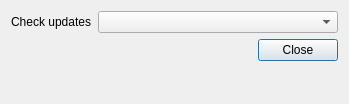
<?xml version="1.0" encoding="UTF-8"?>
<ui version="4.0">
 <class>SettingsDialog</class>
 <widget class="QDialog" name="SettingsDialog">
  <property name="geometry">
   <rect>
    <x>0</x>
    <y>0</y>
    <width>349</width>
    <height>104</height>
   </rect>
  </property>
  <property name="sizePolicy">
   <sizepolicy hsizetype="Preferred" vsizetype="Minimum">
    <horstretch>0</horstretch>
    <verstretch>0</verstretch>
   </sizepolicy>
  </property>
  <property name="maximumSize">
   <size>
    <width>16777215</width>
    <height>173</height>
   </size>
  </property>
  <property name="windowTitle">
   <string>Settings</string>
  </property>
  <layout class="QFormLayout" name="formLayout">
   <property name="fieldGrowthPolicy">
    <enum>QFormLayout::AllNonFixedFieldsGrow</enum>
   </property>
   <item row="0" column="0">
    <widget class="QLabel" name="updateIntervalLabel">
     <property name="text">
      <string>Check updates</string>
     </property>
     <property name="buddy">
      <cstring>updateInterval</cstring>
     </property>
    </widget>
   </item>
   <item row="0" column="1">
    <widget class="QComboBox" name="updateInterval">
     <item>
      <property name="text">
       <string/>
      </property>
     </item>
     <item>
      <property name="text">
       <string>Once a day</string>
      </property>
     </item>
     <item>
      <property name="text">
       <string>Once a week</string>
      </property>
     </item>
     <item>
      <property name="text">
       <string>Once a month</string>
      </property>
     </item>
     <item>
      <property name="text">
       <string>Remove</string>
      </property>
     </item>
    </widget>
   </item>
   <item row="3" column="0" colspan="2">
    <widget class="QDialogButtonBox" name="buttonBox">
     <property name="orientation">
      <enum>Qt::Horizontal</enum>
     </property>
     <property name="standardButtons">
      <set>QDialogButtonBox::Close</set>
     </property>
    </widget>
   </item>
  </layout>
 </widget>
 <resources/>
 <connections/>
 <slots>
  <slot>buttonClicked(QAbstractButton*)</slot>
 </slots>
</ui>
